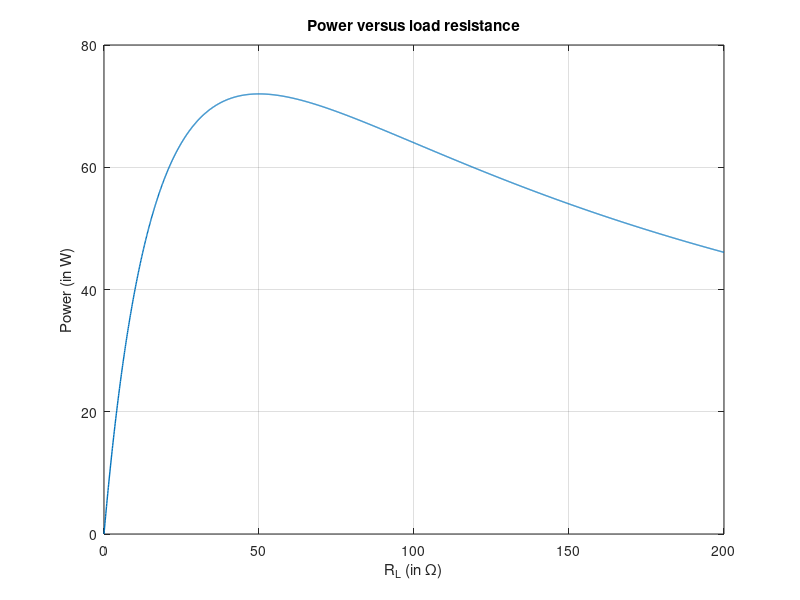

The MATLAB source for this figure:
% EoMP Example 2.4
% Problem statement: 
% A voltage source of V = 120 V with an internal resistance R_S of 50 ohm
% is supplying a load of resistance R_L. Find the value of load resistance
% R_L that will result in the maximum possible power being supplied by the
% source to the load. How much power will be supplied in this case? Also,
% plot the power suppled to the load as a function of the load resistance
% R_L.

% Initializing values according to problem statement.
V = 120;
R_int = 50;

% Creating a vector of different load resistance values
R_load = 0:0.1:200;

% We know from physics that power over the load is V^2 * R_L/(R_L+R_S)^2.
P = (V^2) .* R_load ./ (R_int + R_load).^2;

% Printing maximum possible power supply and load resistance at which it is
% produced
[max_P, idx] = max(P);
max_R_load = R_load(idx);
fprintf("Load resistance %.2f Ω will result in the maximum power supply, %.2f W\n", max_R_load, max_P)

% Plotting power against load resistance
plot(R_load,P,'LineWidth',1);
xlabel('R_L (in Ω)');
ylabel('Power (in W)');
title('Power versus load resistance');
grid on;
